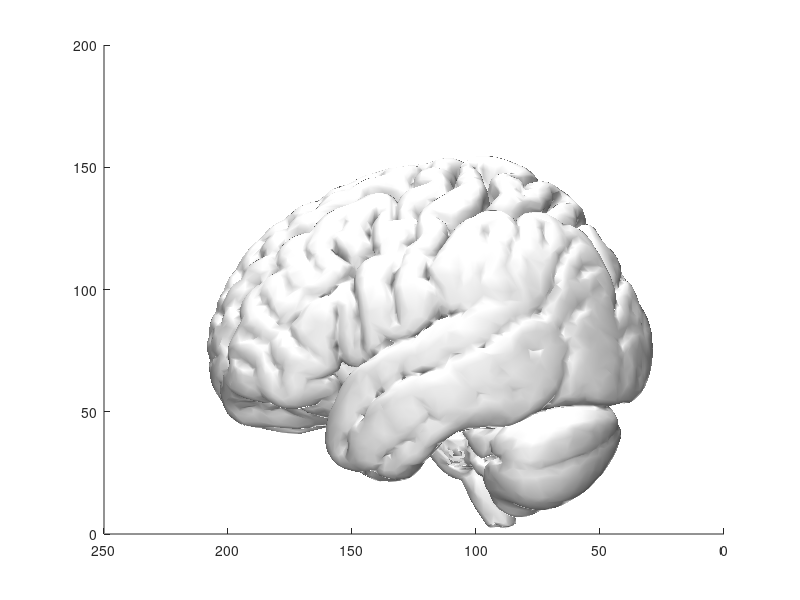

MATLAB code to generate this figure:

load('MNI152_downsampled.mat');
figure
patch('faces',faces,'vertices',vertices,'facecolor',[.8 .8 .8],'edgecolor', 'none')

view([90 90]);
camlight('headlight','infinite');
lighting gouraud
material dull;

view([-90 0]);
camlight('headlight','infinite');
lighting gouraud
material dull;